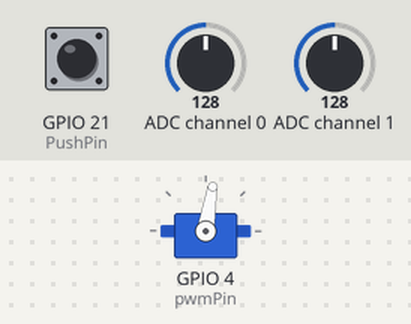
A program run on a simulated Raspberry Pi (BCM pin numbers). Shown: servo. Inputs (shaded band) come from the test bench; at power-on: ADC channel 0 = 128, GPIO 21 (PushPin) HIGH, ADC channel 1 = 128 (analog values on the 0–255 scale). Servo angles are drawn from the pulse width (0.5 ms = 0°, 2.5 ms = 180°).

Above: at 1.2 s.
1.3 s: ADC channel 0 set to 178
At 1.9 s:
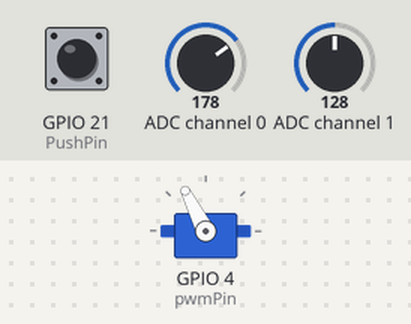
3.0 s: ADC channel 0 set to 224
At 3.4 s:
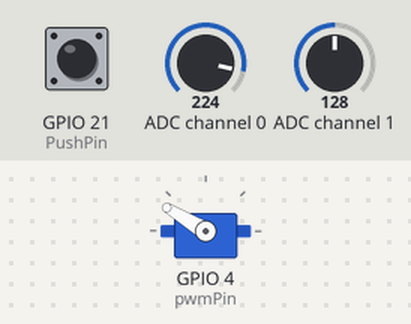
4.6 s: ADC channel 0 set to 255
At 5.9 s:
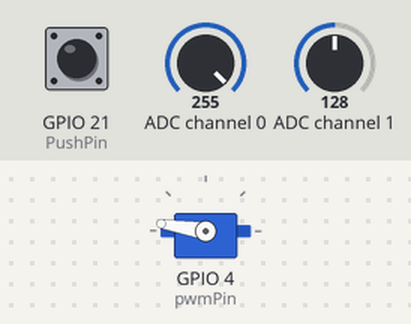
6.2 s: ADC channel 0 set to 76
At 7.5 s:
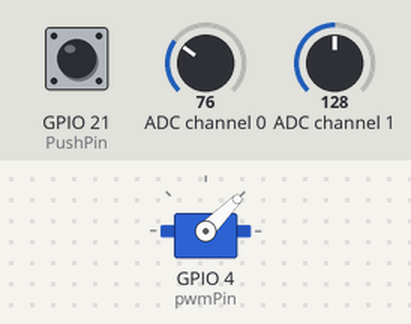
7.8 s: ADC channel 0 set to 30
At 9.0 s:
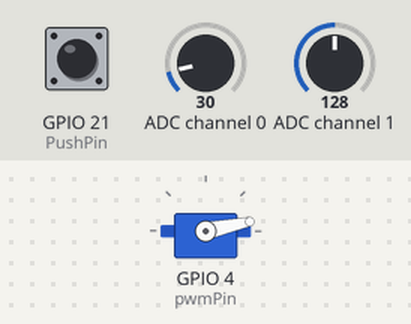
9.4 s: ADC channel 0 set to 127
At 10.4 s:
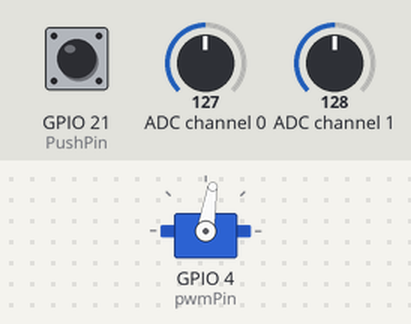
Timing chart, 0 to 12.0 s (numbered marks = the images above; inputs shaded):
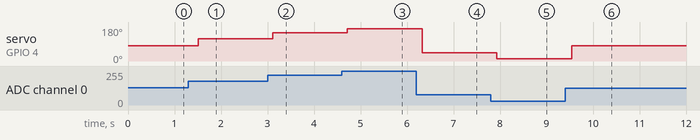

Measured:
- after the input at 1.3 s, servo on GPIO 4 (pwmPin): 81° → 117° after 0.21 s
- after the input at 3.0 s, servo on GPIO 4 (pwmPin): 117° → 149° after 0.11 s
- after the input at 4.6 s, servo on GPIO 4 (pwmPin): 149° → 171° after 0.12 s
- after the input at 6.2 s, servo on GPIO 4 (pwmPin): 171° → 45° after 0.13 s
- after the input at 7.8 s, servo on GPIO 4 (pwmPin): 45° → 12° after 0.13 s
- after the input at 9.4 s, servo on GPIO 4 (pwmPin): 12° → 81° after 0.14 s

The program:

Lesson20ServoJoy.py
```python
'''
Objective is control a micro servo motor with a joystick which is basically a couple potentiometer and a push button.
For the servo, I connect the red color is 3.3 v pin, the brown wire to ground, and the yellow to a GPIO pin to control the motor, which will be getting input based on the joystick positions.
For the Servo motor, we want the period to be 20 ms or 0.020 s. RP takes command in terms of frequency, which is 1/period. So the frequency would be 1/0.02 = 50 Hz
As for the angle, the duty cycle (DC) dictates (% of time the signal is on) that.
Somewhere around 1-2% of DC is an angle of 0. 10-15% is an angle of 180 degrees. So it's not between 0 to 100, but from 1 to 15 and need some adjustments while doing it.
'''

import RPi.GPIO as GPIO
import ADC0834
from time import sleep

# since the ADC0834 library uses the Broadcom setting for the GPIO pins, we follow the same scheme
GPIO.setmode(GPIO.BCM) # using broadcom method
ADC0834.setup() # this should take care of the setup inside the chip

PushPin = 21 # this is for the push pin for the joystick (although it may not be used in this setting top move a servo!)
pwmPin = 4 # this is to be used for ordering the servo to move by a certin degree based on the info received from the joystick
GPIO.setup(PushPin, GPIO.IN, pull_up_down=GPIO.PUD_UP) # for a refresher on built-in pull-up resistor, see Lesson7LEDSwitch-IntVolt.py
GPIO.setup(pwmPin, GPIO.OUT)
pwm = GPIO.PWM(pwmPin, 50)
pwm.start(0)

try:
	while True:
		analogValX = ADC0834.getResult(0) # read input from channel 0 on the chip (which has the joystick x-direction reading, 0 to 255; it's a potentiometer afterall!)
		analogValY = ADC0834.getResult(1) # read input from channel 1 on the chip (which has the joystick y-direction reading, 0 to 255; it's a potentiometer afterall!)
		PushButtonState = GPIO.input(PushPin)
		#print(analogValX, analogValY, PushButtonState)
		sleep(0.1)

		pwmPercent = analogValX*10/255+2
		#print(analogValX, pwmPercent)
		pwm.ChangeDutyCycle(pwmPercent)
		sleep(0.1)


except KeyboardInterrupt:
	GPIO.cleanup()
	print("GPIO is ready for next task!")
```
